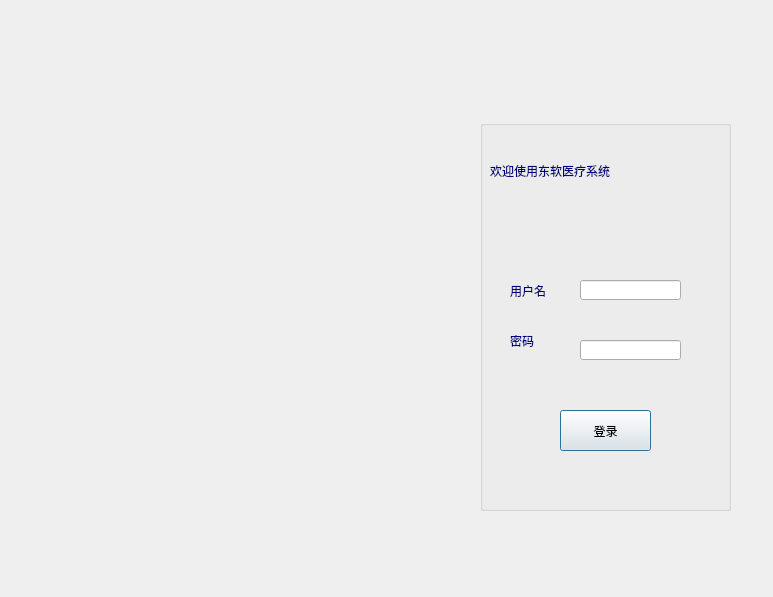
<?xml version="1.0" encoding="UTF-8"?>
<ui version="4.0">
 <class>log</class>
 <widget class="QDialog" name="log">
  <property name="enabled">
   <bool>true</bool>
  </property>
  <property name="geometry">
   <rect>
    <x>0</x>
    <y>0</y>
    <width>773</width>
    <height>597</height>
   </rect>
  </property>
  <property name="windowTitle">
   <string>Dialog</string>
  </property>
  <property name="styleSheet">
   <string notr="true">#log{
	
	border-image: url(:/new/prefix1/12 - 副本.jpg);}

</string>
  </property>
  <widget class="QGroupBox" name="groupBox_2">
   <property name="geometry">
    <rect>
     <x>480</x>
     <y>120</y>
     <width>251</width>
     <height>391</height>
    </rect>
   </property>
   <property name="styleSheet">
    <string notr="true">#groupBox_2{
	
	border-image: url(:/new/prefix1/timg_看图王.jpg);}</string>
   </property>
   <property name="title">
    <string/>
   </property>
   <widget class="QLineEdit" name="lineEdit">
    <property name="geometry">
     <rect>
      <x>100</x>
      <y>160</y>
      <width>101</width>
      <height>20</height>
     </rect>
    </property>
    <property name="styleSheet">
     <string notr="true"/>
    </property>
   </widget>
   <widget class="QLineEdit" name="lineEdit_2">
    <property name="geometry">
     <rect>
      <x>100</x>
      <y>220</y>
      <width>101</width>
      <height>20</height>
     </rect>
    </property>
    <property name="styleSheet">
     <string notr="true">
</string>
    </property>
    <property name="echoMode">
     <enum>QLineEdit::Password</enum>
    </property>
   </widget>
   <widget class="QLabel" name="label">
    <property name="geometry">
     <rect>
      <x>30</x>
      <y>160</y>
      <width>51</width>
      <height>21</height>
     </rect>
    </property>
    <property name="styleSheet">
     <string notr="true">font: 75 italic 11pt &quot;楷体&quot;;
color: rgb(0, 0, 127);</string>
    </property>
    <property name="text">
     <string>用户名</string>
    </property>
   </widget>
   <widget class="QLabel" name="label_2">
    <property name="geometry">
     <rect>
      <x>30</x>
      <y>210</y>
      <width>51</width>
      <height>21</height>
     </rect>
    </property>
    <property name="styleSheet">
     <string notr="true">font: 75 italic 11pt &quot;楷体&quot;;
color: rgb(0, 0, 127);
</string>
    </property>
    <property name="text">
     <string>密码</string>
    </property>
   </widget>
   <widget class="QPushButton" name="pushButton">
    <property name="geometry">
     <rect>
      <x>80</x>
      <y>290</y>
      <width>91</width>
      <height>41</height>
     </rect>
    </property>
    <property name="styleSheet">
     <string notr="true">
QPushButton { background-color: rgb(85, 170, 255); border-radius: 3px; color: rgb(255, 255, 255); }
color: rgb(0, 0, 255);


font: 14pt &quot;楷体&quot;;</string>
    </property>
    <property name="text">
     <string>登录</string>
    </property>
   </widget>
   <widget class="QLabel" name="label_3">
    <property name="geometry">
     <rect>
      <x>10</x>
      <y>40</y>
      <width>221</width>
      <height>21</height>
     </rect>
    </property>
    <property name="styleSheet">
     <string notr="true">font: 75 italic 16pt &quot;楷体&quot;;
color: rgb(0, 0, 127);</string>
    </property>
    <property name="text">
     <string>欢迎使用东软医疗系统</string>
    </property>
   </widget>
  </widget>
 </widget>
 <resources/>
 <connections/>
</ui>
